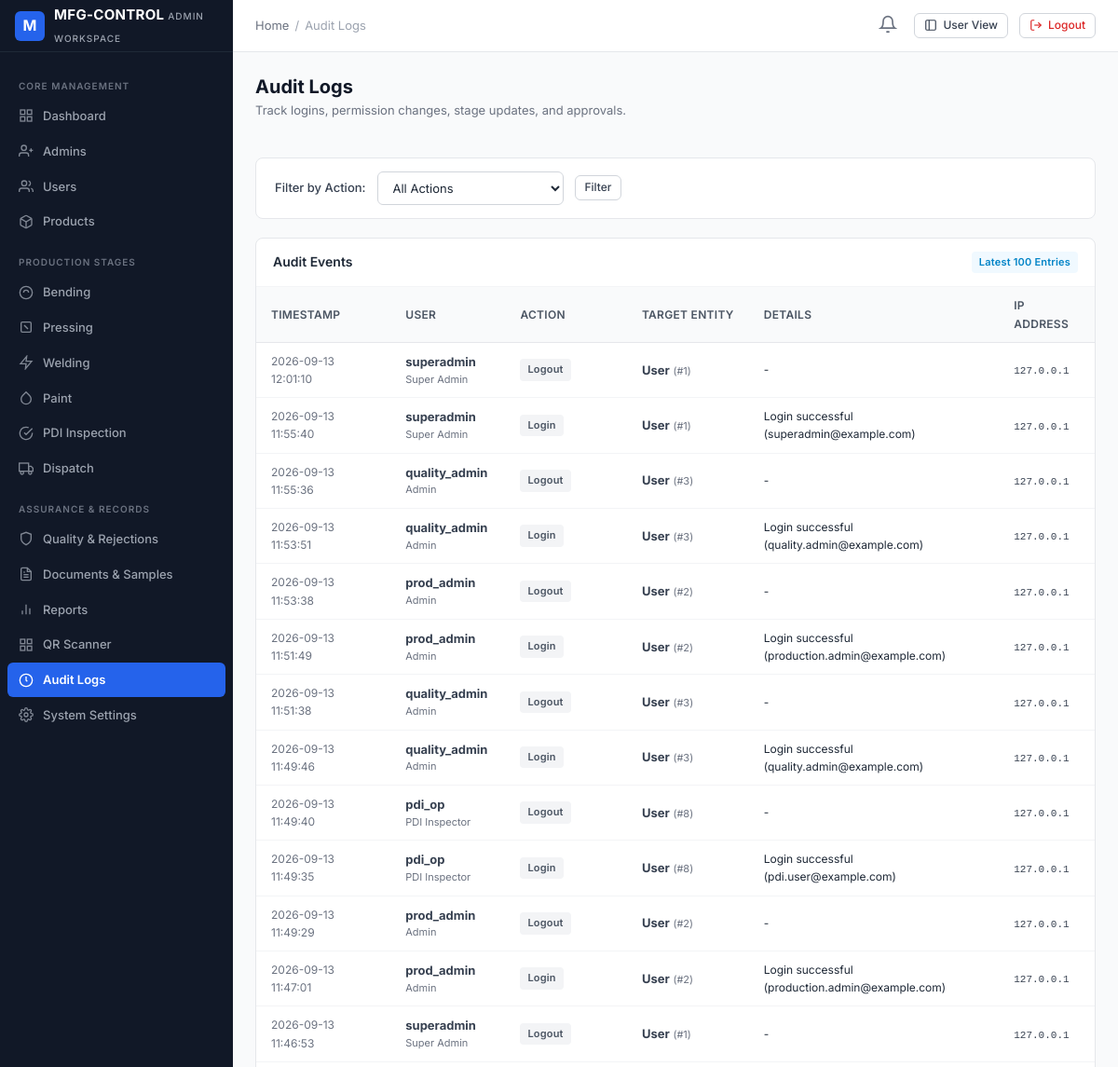
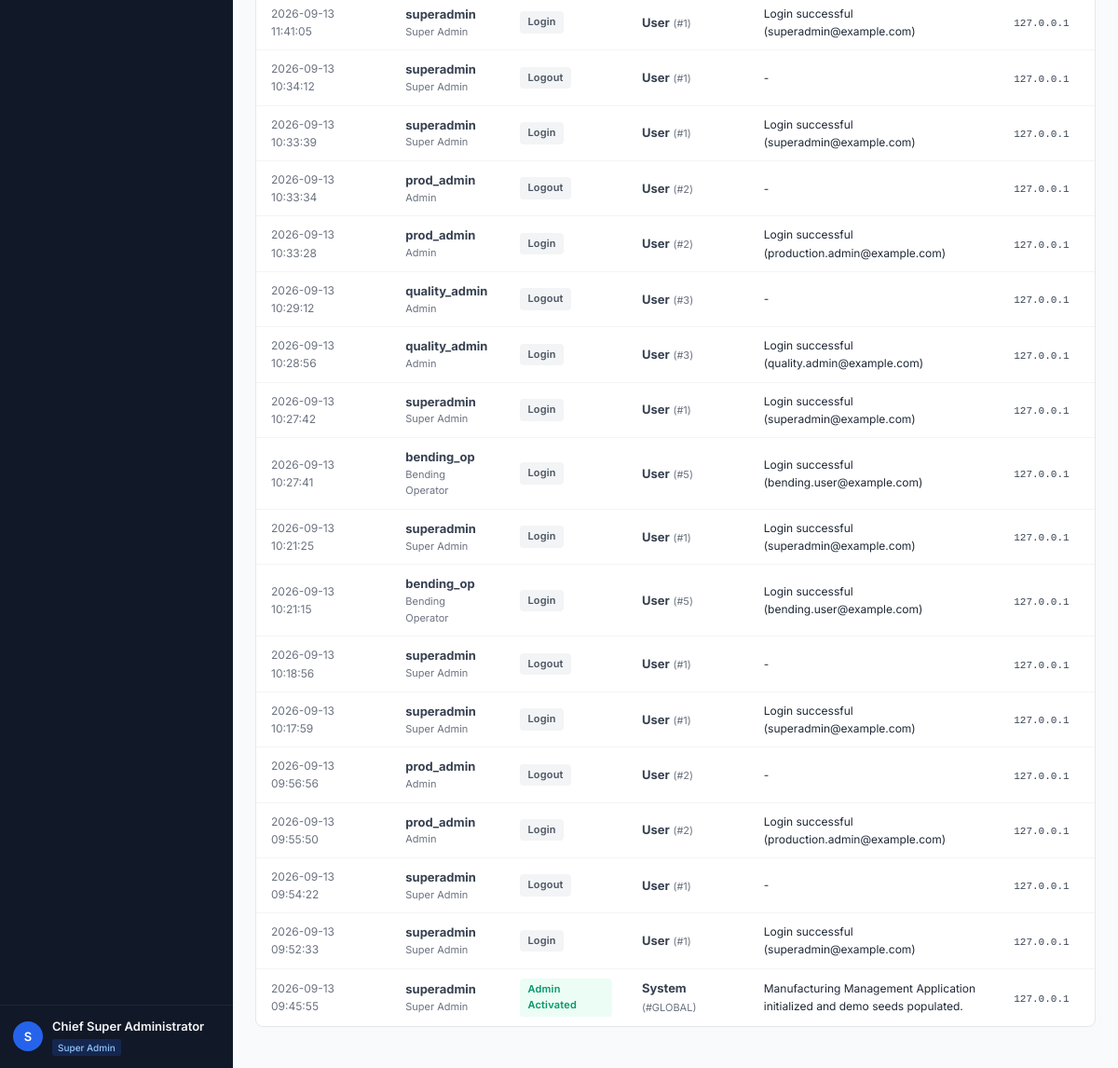
/admin-panel/audit-logs/ (signed in), run on the app's committed database (2 pictures, top to bottom).
### apps/accounts/models.py (models this page shows, shortened)
class User(AbstractUser):
    email = models.EmailField(_('email address'), unique=True, db_index=True)
    full_name = models.CharField(_('full name'), max_length=150, blank=True)
    employee_id = models.CharField(_('employee ID'), max_length=50, unique=True, db_index=True)
    phone = models.CharField(_('phone number'), max_length=25, blank=True)
    role = models.CharField(_('role'), max_length=50, choices=UserRole.choices, default=UserRole.USER, db_index=True)
    status = models.CharField(_('status'), max_length=20, choices=UserStatus.choices, default=UserStatus.ACTIVE, db_index=True)
    department = models.CharField(_('department'), max_length=100, blank=True)
    designation = models.CharField(_('designation'), max_length=100, blank=True)
    profile_image = models.ImageField(upload_to='profiles/', blank=True, null=True)
    assigned_admin = models.ForeignKey(
        'self',
        on_delete=models.SET_NULL,
        null=True,
        blank=True,
        related_name='assigned_users',
        help_text=_('Admin managing this user')
    )
    production_stage = models.CharField(
        _('production stage'),
        max_length=50,
        blank=True,
        help_text=_('Current assigned primary production stage, e.g. BENDING, PRESSING')
    )
    production_line = models.CharField(_('production line'), max_length=50, blank=True)
    shift = models.CharField(_('shift'), max_length=50, blank=True)
    notes = models.TextField(_('notes'), blank=True)
    created_at = models.DateTimeField(auto_now_add=True)
    updated_at = models.DateTimeField(auto_now=True)
    objects = CustomUserManager()
    USERNAME_FIELD = 'email'
    REQUIRED_FIELDS = ['username', 'employee_id']
    class Meta:
        verbose_name = _('User')
        verbose_name_plural = _('Users')
        ordering = ['-created_at']
    @property
    def is_super_admin(self):
        return self.role == UserRole.SUPER_ADMIN or self.is_superuser
    @property
    def is_admin_user(self):
        return self.role in [UserRole.SUPER_ADMIN, UserRole.ADMIN]
    @property
    def is_operator(self):
        return not self.is_admin_user

### apps/audit/models.py (models this page shows, shortened)
class AuditLog(models.Model):
    user = models.ForeignKey(
        settings.AUTH_USER_MODEL,
        on_delete=models.SET_NULL,
        null=True,
        blank=True,
        related_name='audit_logs'
    )
    action = models.CharField(max_length=50, choices=AuditAction.choices, db_index=True)
    entity = models.CharField(max_length=100, db_index=True)
    entity_id = models.CharField(max_length=100, blank=True)
    old_value = models.TextField(blank=True, null=True)
    new_value = models.TextField(blank=True, null=True)
    ip_address = models.GenericIPAddressField(null=True, blank=True)
    timestamp = models.DateTimeField(auto_now_add=True, db_index=True)
    class Meta:
        verbose_name = _('Audit Log')
        verbose_name_plural = _('Audit Logs')
        ordering = ['-timestamp']
        indexes = [
            models.Index(fields=['action', 'timestamp']),
            models.Index(fields=['entity', 'entity_id']),
        ]

### admin_panel/views.py (the view)
# urls.py: path('audit-logs/', views.audit_logs_view, name='audit_logs_view'),
@admin_required
@permission_required_custom('audit_logs', 'view')
def audit_logs_view(request):
    logs = AuditLog.objects.select_related('user').order_by('-timestamp')
    action_filter = request.GET.get('action')
    if action_filter:
        logs = logs.filter(action=action_filter)
    return render(request, 'admin_panel/audit_logs.html', {
        'logs': logs[:100],
        'action_choices': AuditAction.choices,
        'selected_action': action_filter,
    })

### apps/notifications/context_processors.py (called while the page is built)
def notifications_processor(request):
    if not request.user.is_authenticated:
        return {'unread_notifications_count': 0, 'recent_notifications': []}
    unread_count = Notification.objects.filter(recipient=request.user, is_read=False).count()
    recent = Notification.objects.filter(recipient=request.user)[:5]
    return {
        'unread_notifications_count': unread_count,
        'recent_notifications': recent,
    }

### apps/permissions/context_processors.py (called while the page is built, shortened)
def permissions_processor(request):
    modules = get_user_modules(request.user)
    def can_access_fn(module, action='view'):
        return has_permission(request.user, module, action)
    return {
        'user_modules': modules,
        'user_is_super_admin': request.user.is_super_admin,
        'user_is_admin': request.user.is_admin_user,
        'user_is_operator': request.user.is_operator,
        'can_access': can_access_fn,
    }

### apps/permissions/services.py (called while the page is built, shortened)
def has_permission(user, module, action='view'):
    if not user or not user.is_authenticated:
        return False
    if user.status != 'ACTIVE':
        return False
    if user.is_super_admin:
        return True

def get_user_modules(user):
    if not user or not user.is_authenticated:
        return {}
    all_modules = [m[0] for m in MODULE_CHOICES]
    if user.is_super_admin:
        return {m: ['view', 'create', 'edit', 'delete', 'approve', 'export'] for m in all_modules}

### admin_panel/templates/admin_panel/audit_logs.html (shortened to what this page needs)
{% extends "admin_panel/base_admin.html" %}
{% block breadcrumb_active %}Audit Logs{% endblock %}
{% block content %}
<div style="display: flex; justify-content: space-between; align-items: center; margin-bottom: 20px;">
    <div>
        <h1 class="page-title">Audit Logs</h1>
        <p class="page-subtitle">Track logins, permission changes, stage updates, and approvals.</p>
    </div>
</div>
<div class="card" style="margin-bottom: 20px;">
    <div class="card-body" style="padding: 14px 20px;">
        <form method="get" style="display: flex; gap: 12px; align-items: center; flex-wrap: wrap;">
            <label class="form-label" style="margin-bottom: 0;">Filter by Action:</label>
            <select name="action" class="form-select" style="width: auto; min-width: 200px;">
                <option value="">All Actions</option>
            </select>
            <button type="submit" class="btn btn-secondary btn-sm">Filter</button>
        </form>
    </div>
</div>
<div class="card">
    <div class="card-header">
        <h3 class="card-title">Audit Events</h3>
        <span class="badge badge-info">Latest 100 Entries</span>
    </div>
    <div class="table-responsive">
        <table class="table-custom">
            <thead>
                <tr>
                    <th>Timestamp</th>
                    <th>User</th>
                    <th>Action</th>
                    <th>Target Entity</th>
                    <th>Details</th>
                    <th>IP Address</th>
                </tr>
            </thead>
            <tbody>
                {% for log in logs %}
                <tr>
                    <td style="color: #6b7280; font-size: 12px;">{{ log.timestamp|date:"Y-m-d H:i:s" }}</td>
                    <td>
                        <strong>{{ log.user.username|default:"System" }}</strong>
                        {% if log.user %}
                        <div style="font-size: 11px; color: #6b7280;">{{ log.user.get_role_display }}</div>
                        {% endif %}
                    </td>
                    <td>
                        <span class="badge {% if 'CREATED' in log.action or 'ACTIVATED' in log.action %}badge-success{% elif 'SUSPENDED' in log.action or 'REJECTION' in log.action %}badge-danger{% else %}badge-secondary{% endif %}">
                            {{ log.get_action_display }}
                        </span>
                    </td>
                    <td>
                        <strong>{{ log.entity }}</strong>
                        {% if log.entity_id %}<span style="font-size: 11px; color: #6b7280;">(#{{ log.entity_id }})</span>{% endif %}
                    </td>
                    <td style="max-width: 320px; word-break: break-word;">
                        <div style="font-size: 12px; color: #1f2937;">{{ log.new_value|default:"-" }}</div>
                    </td>
                    <td><code style="font-size: 11px;">{{ log.ip_address|default:"-" }}</code></td>
                </tr>
                {% empty %}
                <tr>
                    <td colspan="6" style="text-align: center; color: #9ca3af; padding: 24px;">No audit events found.</td>
                </tr>
                {% endfor %}
            </tbody>
        </table>
    </div>
</div>
{% endblock %}

### admin_panel/templates/admin_panel/base_admin.html (shortened to what this page needs)
{% extends "base.html" %}
{% block sidebar %}
<aside class="app-sidebar">
    <div class="sidebar-header">
        <div class="brand-icon">M</div>
        <div class="brand-title">
            <span>MFG-CONTROL</span>
            <span class="brand-subtitle">Admin Workspace</span>
        </div>
    </div>
    <div class="sidebar-scroll">
        <div class="sidebar-section-title">Core Management</div>
        <a href="/admin-panel/dashboard/" class="nav-link {% if request.path == '/admin-panel/dashboard/' or request.path == '/admin-panel/' %}active{% endif %}">
            <svg viewBox="0 0 24 24" fill="none" stroke="currentColor" stroke-width="2"><rect x="3" y="3" width="7" height="7"></rect><rect x="14" y="3" width="7" height="7"></rect><rect x="14" y="14" width="7" height="7"></rect><rect x="3" y="14" width="7" height="7"></rect></svg>
            Dashboard
        </a>
        {% if user_is_super_admin %}
        <a href="/admin-panel/admins/" class="nav-link {% if '/admin-panel/admins/' in request.path %}active{% endif %}">
            <svg viewBox="0 0 24 24" fill="none" stroke="currentColor" stroke-width="2"><path d="M16 21v-2a4 4 0 0 0-4-4H5a4 4 0 0 0-4 4v2"></path><circle cx="8.5" cy="7" r="4"></circle><line x1="20" y1="8" x2="20" y2="14"></line><line x1="23" y1="11" x2="17" y2="11"></line></svg>
            Admins
        </a>
        {% endif %}
        {% if user_is_super_admin or 'users' in user_modules %}
        <a href="/admin-panel/users/" class="nav-link {% if '/admin-panel/users/' in request.path %}active{% endif %}">
            <svg viewBox="0 0 24 24" fill="none" stroke="currentColor" stroke-width="2"><path d="M17 21v-2a4 4 0 0 0-4-4H5a4 4 0 0 0-4 4v2"></path><circle cx="9" cy="7" r="4"></circle><path d="M23 21v-2a4 4 0 0 0-3-3.87"></path><path d="M16 3.13a4 4 0 0 1 0 7.75"></path></svg>
            Users
        </a>
        {% endif %}
        {% if user_is_super_admin or 'products' in user_modules %}
        <a href="/admin-panel/products/" class="nav-link {% if '/admin-panel/products/' in request.path %}active{% endif %}">
            Products
        </a>
        {% endif %}
        <div class="sidebar-section-title">Production Stages</div>
        {% if user_is_super_admin or 'bending' in user_modules %}
        <a href="/admin-panel/production/bending/" class="nav-link {% if '/production/bending/' in request.path %}active{% endif %}">
            <svg viewBox="0 0 24 24" fill="none" stroke="currentColor" stroke-width="2"><circle cx="12" cy="12" r="10"></circle><path d="M8 12a4 4 0 0 1 8 0"></path></svg>
            Bending
        </a>
        {% endif %}
        {% if user_is_super_admin or 'pressing' in user_modules or 'blanking' in user_modules %}
        <a href="/admin-panel/production/pressing/" class="nav-link {% if '/production/pressing/' in request.path %}active{% endif %}">
            <svg viewBox="0 0 24 24" fill="none" stroke="currentColor" stroke-width="2"><rect x="4" y="4" width="16" height="16" rx="2"></rect><line x1="9" y1="9" x2="15" y2="15"></line></svg>
            Pressing
        </a>
        {% endif %}
        {% if user_is_super_admin or 'welding' in user_modules %}
        <a href="/admin-panel/production/welding/" class="nav-link {% if '/production/welding/' in request.path %}active{% endif %}">
            <svg viewBox="0 0 24 24" fill="none" stroke="currentColor" stroke-width="2"><polygon points="13 2 3 14 12 14 11 22 21 10 12 10 13 2"></polygon></svg>
            Welding
        </a>
        {% endif %}
        {% if user_is_super_admin or 'paint' in user_modules %}
        <a href="/admin-panel/production/paint/" class="nav-link {% if '/production/paint/' in request.path %}active{% endif %}">
            <svg viewBox="0 0 24 24" fill="none" stroke="currentColor" stroke-width="2"><path d="M12 2.69l5.66 5.66a8 8 0 1 1-11.31 0z"></path></svg>
            Paint
        </a>
        {% endif %}
        {% if user_is_super_admin or 'pdi' in user_modules or 'quality' in user_modules %}
        <a href="/admin-panel/production/pdi/" class="nav-link {% if '/production/pdi/' in request.path %}active{% endif %}">
            <svg viewBox="0 0 24 24" fill="none" stroke="currentColor" stroke-width="2"><path d="M22 11.08V12a10 10 0 1 1-5.93-9.14"></path><polyline points="22 4 12 14.01 9 11.01"></polyline></svg>
            PDI Inspection
        </a>
        {% endif %}
        {% if user_is_super_admin or 'dispatch' in user_modules %}
        <a href="/admin-panel/production/dispatch/" class="nav-link {% if '/production/dispatch/' in request.path %}active{% endif %}">
            <svg viewBox="0 0 24 24" fill="none" stroke="currentColor" stroke-width="2"><rect x="1" y="3" width="15" height="13"></rect><polygon points="16 8 20 8 23 11 23 16 16 16 16 8"></polygon><circle cx="5.5" cy="18.5" r="2.5"></circle><circle cx="18.5" cy="18.5" r="2.5"></circle></svg>
            Dispatch
        </a>
        {% endif %}
        <div class="sidebar-section-title">Assurance & Records</div>
        {% if user_is_super_admin or 'quality' in user_modules %}
        <a href="/admin-panel/quality/" class="nav-link {% if '/admin-panel/quality/' in request.path %}active{% endif %}">
            <svg viewBox="0 0 24 24" fill="none" stroke="currentColor" stroke-width="2"><path d="M12 22s8-4 8-10V5l-8-3-8 3v7c0 6 8 10 8 10z"></path></svg>
            Quality & Rejections
        </a>
        {% endif %}
        {% if user_is_super_admin or 'documents' in user_modules %}
        <a href="/admin-panel/documents/" class="nav-link {% if '/admin-panel/documents/' in request.path %}active{% endif %}">
            Documents & Samples
        </a>
        {% endif %}
        {% if user_is_super_admin or 'reports' in user_modules %}
        <a href="/admin-panel/reports/" class="nav-link {% if '/admin-panel/reports/' in request.path %}active{% endif %}">
            <svg viewBox="0 0 24 24" fill="none" stroke="currentColor" stroke-width="2"><line x1="18" y1="20" x2="18" y2="10"></line><line x1="12" y1="20" x2="12" y2="4"></line><line x1="6" y1="20" x2="6" y2="14"></line></svg>
            Reports
        </a>
        {% endif %}
        <a href="/admin-panel/scanner/" class="nav-link {% if '/admin-panel/scanner/' in request.path %}active{% endif %}">
            <svg viewBox="0 0 24 24" fill="none" stroke="currentColor" stroke-width="2"><rect x="3" y="3" width="7" height="7"></rect><rect x="14" y="3" width="7" height="7"></rect><rect x="14" y="14" width="7" height="7"></rect><rect x="3" y="14" width="7" height="7"></rect></svg>
            QR Scanner
        </a>
        {% if user_is_super_admin or 'audit_logs' in user_modules %}
        <a href="/admin-panel/audit-logs/" class="nav-link {% if '/admin-panel/audit-logs/' in request.path %}active{% endif %}">
            <svg viewBox="0 0 24 24" fill="none" stroke="currentColor" stroke-width="2"><circle cx="12" cy="12" r="10"></circle><polyline points="12 6 12 12 14 14"></polyline></svg>
            Audit Logs
        </a>
        {% endif %}
        {% if user_is_super_admin %}
        <a href="/admin-panel/settings/" class="nav-link {% if '/admin-panel/settings/' in request.path %}active{% endif %}">
            System Settings
        </a>
        {% endif %}
    </div>
    <div class="sidebar-user">
        <div class="user-avatar">{{ user.username|slice:":1"|upper }}</div>
        <div class="user-info">
            <div class="user-name">{{ user.full_name|default:user.username }}</div>
            <span class="user-role-badge">{{ user.get_role_display }}</span>
        </div>
    </div>
</aside>
{% endblock %}

### data on the page
User: username "S", full_name "Chief Super Administrator", role "Super Admin"
AuditLog: timestamp "2026-09-13 12:01:10", user.username "superadmin", user.role "Super Admin", action "Logout", entity "User", entity_id "1", new_value "-", ip_address "127.0.0.1"
AuditLog: timestamp "2026-09-13 11:55:40", user.username "superadmin", user.role "Super Admin", action "Login", entity "User", entity_id "1", new_value "Login successful (superadmin@example.com)", ip_address "127.0.0.1"
AuditLog: timestamp "2026-09-13 11:55:36", user.username "quality_admin", user.role "Admin", action "Logout", entity "User", entity_id "3", new_value "-", ip_address "127.0.0.1"
AuditLog: timestamp "2026-09-13 11:53:51", user.username "quality_admin", user.role "Admin", action "Login", entity "User", entity_id "3", new_value "Login successful (quality.admin@example.com)", ip_address "127.0.0.1"
AuditLog: timestamp "2026-09-13 11:53:38", user.username "prod_admin", user.role "Admin", action "Logout", entity "User", entity_id "2", new_value "-", ip_address "127.0.0.1"
AuditLog: timestamp "2026-09-13 11:51:49", user.username "prod_admin", user.role "Admin", action "Login", entity "User", entity_id "2", new_value "Login successful (production.admin@example.com)", ip_address "127.0.0.1"
AuditLog: timestamp "2026-09-13 11:51:38", user.username "quality_admin", user.role "Admin", action "Logout", entity "User", entity_id "3", new_value "-", ip_address "127.0.0.1"
AuditLog: timestamp "2026-09-13 11:49:46", user.username "quality_admin", user.role "Admin", action "Login", entity "User", entity_id "3", new_value "Login successful (quality.admin@example.com)", ip_address "127.0.0.1"
AuditLog: timestamp "2026-09-13 11:49:40", user.username "pdi_op", user.role "PDI Inspector", action "Logout", entity "User", entity_id "8", new_value "-", ip_address "127.0.0.1"
AuditLog: timestamp "2026-09-13 11:49:35", user.username "pdi_op", user.role "PDI Inspector", action "Login", entity "User", entity_id "8", new_value "Login successful (pdi.user@example.com)", ip_address "127.0.0.1"
AuditLog: timestamp "2026-09-13 11:49:29", user.username "prod_admin", user.role "Admin", action "Logout", entity "User", entity_id "2", new_value "-", ip_address "127.0.0.1"
AuditLog: timestamp "2026-09-13 11:47:01", user.username "prod_admin", user.role "Admin", action "Login", entity "User", entity_id "2", new_value "Login successful (production.admin@example.com)", ip_address "127.0.0.1"
AuditLog: timestamp "2026-09-13 11:46:53", user.username "superadmin", user.role "Super Admin", action "Logout", entity "User", entity_id "1", new_value "-", ip_address "127.0.0.1"
AuditLog: timestamp "2026-09-13 11:41:05", user.username "superadmin", user.role "Super Admin", action "Login", entity "User", entity_id "1", new_value "Login successful (superadmin@example.com)", ip_address "127.0.0.1"
AuditLog: timestamp "2026-09-13 10:34:12", user.username "superadmin", user.role "Super Admin", action "Logout", entity "User", entity_id "1", new_value "-", ip_address "127.0.0.1"
AuditLog: timestamp "2026-09-13 10:33:39", user.username "superadmin", user.role "Super Admin", action "Login", entity "User", entity_id "1", new_value "Login successful (superadmin@example.com)", ip_address "127.0.0.1"
AuditLog: timestamp "2026-09-13 10:33:34", user.username "prod_admin", user.role "Admin", action "Logout", entity "User", entity_id "2", new_value "-", ip_address "127.0.0.1"
AuditLog: timestamp "2026-09-13 10:33:28", user.username "prod_admin", user.role "Admin", action "Login", entity "User", entity_id "2", new_value "Login successful (production.admin@example.com)", ip_address "127.0.0.1"
AuditLog: timestamp "2026-09-13 10:29:12", user.username "quality_admin", user.role "Admin", action "Logout", entity "User", entity_id "3", new_value "-", ip_address "127.0.0.1"
AuditLog: timestamp "2026-09-13 10:28:56", user.username "quality_admin", user.role "Admin", action "Login", entity "User", entity_id "3", new_value "Login successful (quality.admin@example.com)", ip_address "127.0.0.1"
AuditLog: timestamp "2026-09-13 10:27:42", user.username "superadmin", user.role "Super Admin", action "Login", entity "User", entity_id "1", new_value "Login successful (superadmin@example.com)", ip_address "127.0.0.1"
AuditLog: timestamp "2026-09-13 10:27:41", user.username "bending_op", user.role "Bending Operator", action "Login", entity "User", entity_id "5", new_value "Login successful (bending.user@example.com)", ip_address "127.0.0.1"
AuditLog: timestamp "2026-09-13 10:21:25", user.username "superadmin", user.role "Super Admin", action "Login", entity "User", entity_id "1", new_value "Login successful (superadmin@example.com)", ip_address "127.0.0.1"
AuditLog: timestamp "2026-09-13 10:21:15", user.username "bending_op", user.role "Bending Operator", action "Login", entity "User", entity_id "5", new_value "Login successful (bending.user@example.com)", ip_address "127.0.0.1"
AuditLog: timestamp "2026-09-13 10:18:56", user.username "superadmin", user.role "Super Admin", action "Logout", entity "User", entity_id "1", new_value "-", ip_address "127.0.0.1"
AuditLog: timestamp "2026-09-13 10:17:59", user.username "superadmin", user.role "Super Admin", action "Login", entity "User", entity_id "1", new_value "Login successful (superadmin@example.com)", ip_address "127.0.0.1"
AuditLog: timestamp "2026-09-13 09:56:56", user.username "prod_admin", user.role "Admin", action "Logout", entity "User", entity_id "2", new_value "-", ip_address "127.0.0.1"
AuditLog: timestamp "2026-09-13 09:55:50", user.username "prod_admin", user.role "Admin", action "Login", entity "User", entity_id "2", new_value "Login successful (production.admin@example.com)", ip_address "127.0.0.1"
AuditLog: timestamp "2026-09-13 09:54:22", user.username "superadmin", user.role "Super Admin", action "Logout", entity "User", entity_id "1", new_value "-", ip_address "127.0.0.1"
AuditLog: timestamp "2026-09-13 09:52:33", user.username "superadmin", user.role "Super Admin", action "Login", entity "User", entity_id "1", new_value "Login successful (superadmin@example.com)", ip_address "127.0.0.1"
AuditLog: timestamp "2026-09-13 09:45:55", user.username "superadmin", user.role "Super Admin", action "Admin Activated", entity "System", entity_id "GLOBAL", new_value "Manufacturing Management Application initialized and demo seeds populated.", ip_address "127.0.0.1"
